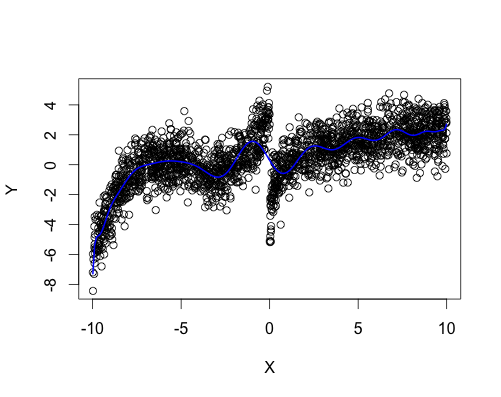

The script that drew this image:
data<-read.table(url("http://www.datagarage.io/api/5488687d9cbc60e12d300ba5"))


o<-seq(2, 4000, by=2)
d_c<-as.character(data[o, ])
p_m<-sapply(strsplit(d_c[], ""), function(d_c) which(d_c == ":"))
data<-data.frame(X=as.double(substr(d_c,p_m[2,]+1, 38)), Y=as.double(substr(d_c,p_m[1,]+1, 17)))

x <- data[,1]
y <- data[,2]

fit.linear <- lm(y ~ poly(x, 23, raw=TRUE))
#fit.loess <- loess(y ~ x, data=data, span=0.8)

x_new = data.frame(x=seq(min(x),max(x),len=200))

plot(data)
lines(x_new$x ,predict(fit.linear, x_new), col="blue", lwd=2)
#lines(x_new$x, predict(fit.loess, x_new), col="green", lwd=2)

y.linear <- predict(fit.linear, data.frame(x))
#y.loess <- predict(fit.loess, data.frame(x))

lin_rmes <- sqrt( mean( (y-y.linear)^2 , na.rm = TRUE ) )
#loe_rmes <- sqrt( mean( (y-y.loess)^2 , na.rm = TRUE ) )
write.csv(data.frame(y=y.linear), file='y_predicted.csv', row.names=FALSE)
